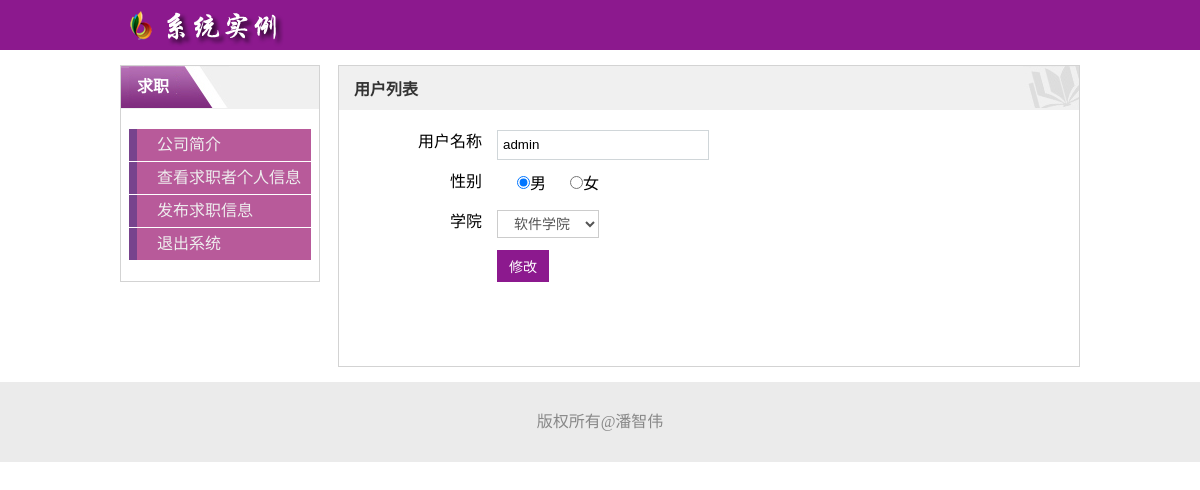
Page /system/system/edit.php?id=1 (signed in) on the committed database.
### tables this page shows
CREATE TABLE IF NOT EXISTS `user_info` (
  `id` int(11) NOT NULL AUTO_INCREMENT,
  `username` varchar(20) NOT NULL COMMENT '用户名',
  `password` char(32) NOT NULL DEFAULT '' COMMENT '密码',
  `sex` tinyint(4) NOT NULL DEFAULT '1' COMMENT '性别 1男0女',
  `login_time` int(11) NOT NULL DEFAULT '0' COMMENT '登录时间',
  `login_ip` char(15) NOT NULL DEFAULT '0.0.0.0' COMMENT '登录ip',
  `dept_id` int(11) NOT NULL DEFAULT '0' COMMENT '所属学院',
  PRIMARY KEY (`id`),
  UNIQUE KEY `username` (`username`)
);

CREATE TABLE IF NOT EXISTS `dept_info` (
  `id` int(11) NOT NULL AUTO_INCREMENT,
  `dept_name` varchar(20) NOT NULL COMMENT '学院名称',
  `dept_tel` char(20) NOT NULL DEFAULT '' COMMENT '学院电话',
  PRIMARY KEY (`id`),
  UNIQUE KEY `dept_name` (`dept_name`)
);

### system/system/edit.php (the view, shortened to what this page needs)
<?php
require('inc/pdo.php');
$id=$_GET['id'];
$sql="select * from dept_info";
$rs=$pdo->query($sql);
$dept=$rs->fetchAll(PDO::FETCH_ASSOC);
$sql="select * from user_info where id=$id";
$rs=$pdo->query($sql);
$result=$rs->fetch(PDO::FETCH_ASSOC);
 ?>
<!DOCTYPE html>
<html lang="en">
<head>
    <link rel="stylesheet" href="css/site.css">
</head>
<body>
    <header>
        <div class="container">
        </div>
    </header>
    <div class="container">
        <aside>
        </aside>
        <div class="content">
            <h2>用户列表</h2>
            <form action="update.php" method="post" class="frm">
                <p>
                    <label for="username" class="edit-label">用户名称</label>
                     <div class="edit-cell">
                        <input type="text" name="username" id="username" class="text" value="<?=$result['username']?>">
                    </div>
                </p>
                <p>
                    <label class="edit-label">性别</label>
                    <div class="edit-cell radio">
                        <label>
                            <input type="radio" name="sex" value="1" <?=$result['sex']==1?'checked':''?>>男
                        </label>
                        <label>
                            <input type="radio" name="sex" value="0" <?=$result['sex']==0?'checked':''?>>女
                        </label>
                    </div>
                </p>
                <p>
                    <label for="dept" class="edit-label">学院</label>
                    <div class="edit-cell">
                        <select name="dept_id" class="dept" id="dept">
                            <?php
                            foreach ($dept as $key => $value) {
                             ?>
                            <option value="<?=$value['id']?>" <?=$result['dept_id']==$value['id']?'selected':''?>><?=$value['dept_name']?></option>
                            <?php
                            }
                            ?>
                        </select>
                    </div>
                </p>
                <p>
                    <label class="edit-label">&nbsp;</label>
                    <div class="edit-cell">
                        <button type="submit" class="btn big_btn">修改</button>
                    </div>
                </p>
            </form>
        </div>
    </div>
    <footer>
        <p>版权所有@潘智伟</p>
    </footer>
</body>
</html>

### system/system/css/site.css (style rules this page uses)
* { margin: 0;padding: 0; }
.container { width: 960px; margin: 0 auto; overflow: hidden; }
header { background-color: #8C198E; height: 50px; margin-bottom: 15px; }
aside { width: 200px; float: left; }
.content { width: 740px; float: right; min-height: 300px; border: 1px solid #d3d3d3; }
footer { clear: both; height: 80px; background-color: #EBEBEB; color: #555; margin-top: 15px; }
header h1 { padding-left: 20px; padding-top: 10px; color: #fff; text-indent: -999px; height: 50px; width: 170px; background:url('../images/logo.png'); }
.content p { padding: 10px 15px; text-indent: 2em; line-height: 1.8; }
.box { border: 1px solid #d3d3d3; background-color: #fff; }
.box h2 { color: #fff; font-size: 16px; background: #f0f0f0 url('../images/xn_title.png') no-repeat ; line-height: 42px; padding-left: 16px; border-bottom: 1px solid #f0f0f0; }
.nav ul { list-style: none; padding: 20px 8px; }
.nav li { border-bottom: 1px dotted #fff; }
.nav ul a { text-decoration: none; color: #eee; display: block; line-height: 32px; border-left: 8px solid #77438D; background-color: #B85A9A; padding-left: 20px; }
footer p { text-align: center; line-height: 80px; color: #888; }
.content h2 { padding: 10px 15px; color: #333; font-size: 16px; background: #f0f0f0 url('../images/title.png') no-repeat right top; }
.btn { display: inline-block; padding: 4px 8px; font-size: 14px; text-align: center; cursor: pointer; color: #333; text-decoration: none; background-color: #8C198E; color: #fff; border: none; }
.big_btn { padding: 6px 12px; }
.edit-label { display: inline-block; width: 128px; float: left; text-align: right; padding: 8px 15px 0 0; }
.edit-cell { width: 220px; float: left; text-align: left; }
.text { height: 18px; line-height: 18px; width: 200px; padding: 5px 5px; margin: 0 10px 0 0; border: 1px solid #d0d6d9; }
.radio label { min-height: 20px; padding-left: 20px; margin-bottom: 0; font-weight: 400; cursor: pointer; }
.dept { padding: 4px 12px; font-size: 14px; color: #555; background-color: #fff; border: 1px solid #ccc; }
h1 { background-color: #8C198E; }

### rows in the picture
user_info: username "admin", sex "☑ 男", sex "☐ 女", dept_id "软件学院"
